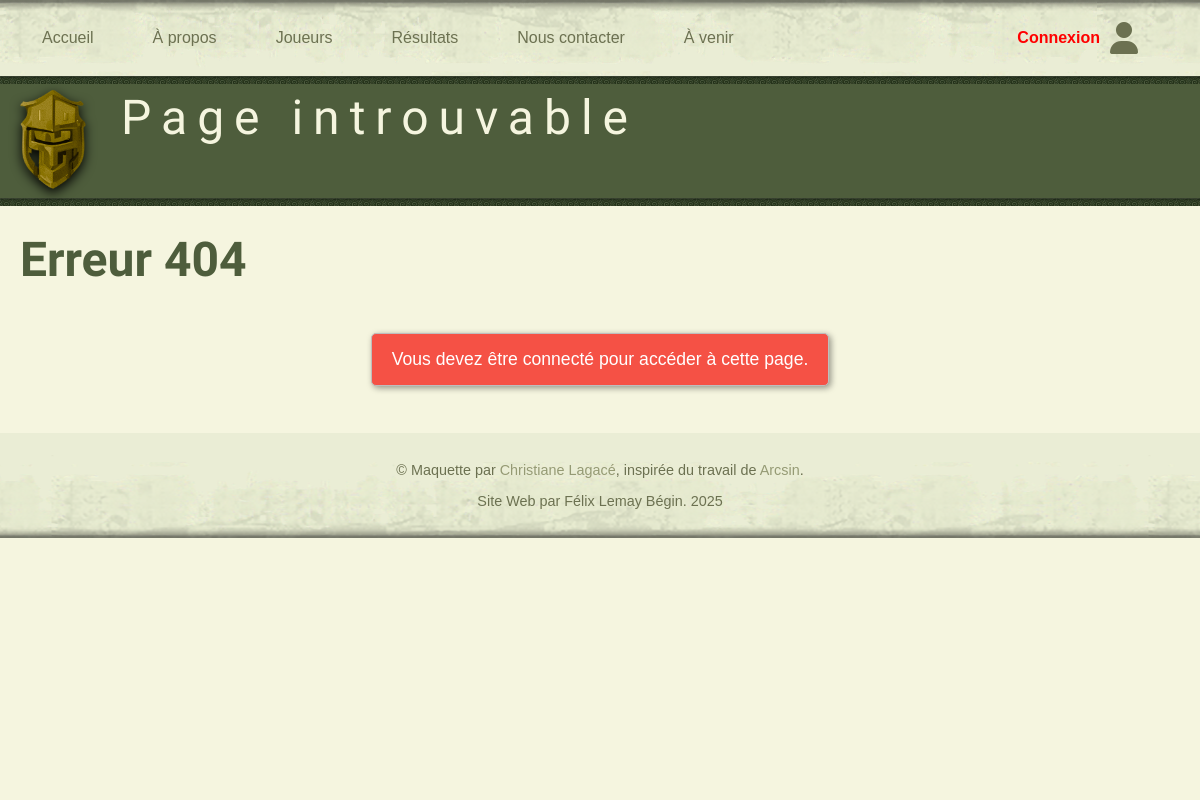
The app's page /formulaire-contact.php, older data.
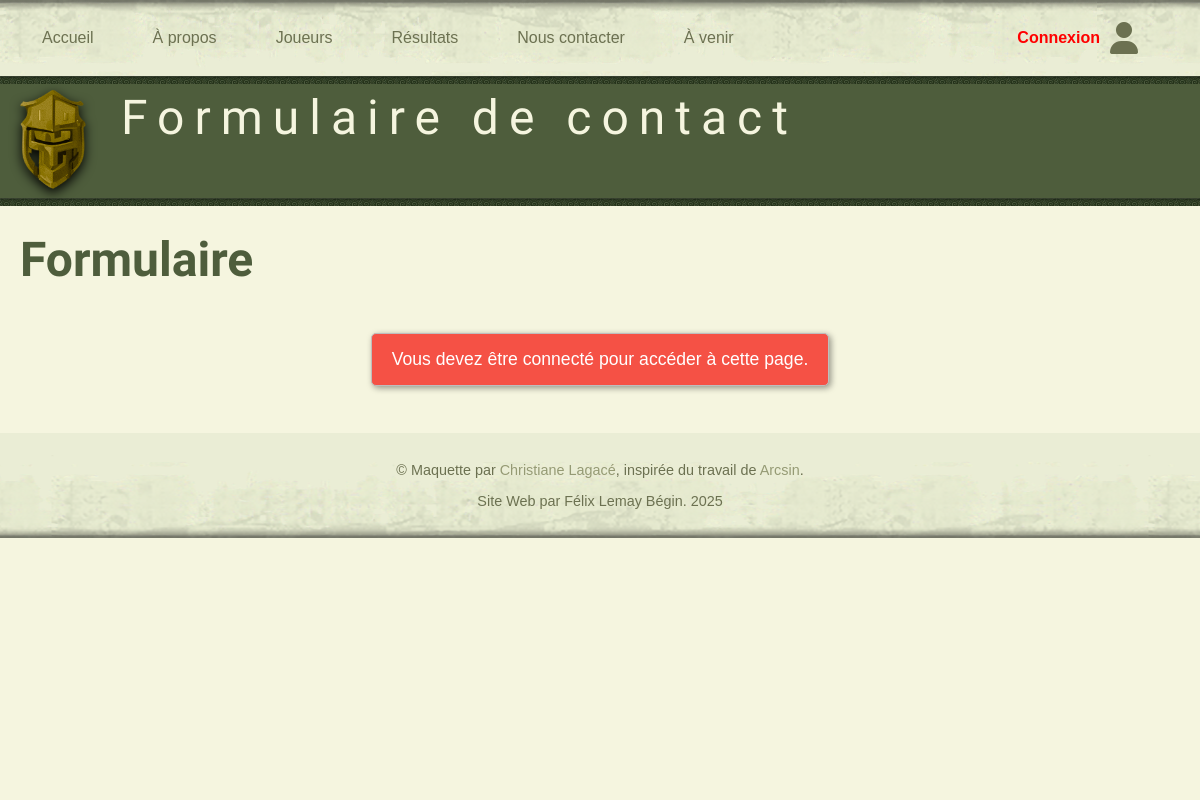
The same page, newer data.
### tables this page shows
CREATE TABLE `pages` (
  `id` int NOT NULL,
  `url` varchar(255) NOT NULL,
  `titre` varchar(60) NOT NULL,
  `description` varchar(150) NOT NULL,
  `h1` varchar(100) NOT NULL,
  `accroche` varchar(255) DEFAULT NULL,
  `public` tinyint(1) NOT NULL,
  `texte` longtext NOT NULL,
  `modification` datetime NOT NULL
);

### include/configuration.inc (called while the page is built, shortened)
<?php
    try {
        $mysqli = new mysqli("127.0.0.1", "root", "mysql", "lanparty_felixlemaybegin");
    } catch (Exception $e) {
        die('Erreur de connexion à la base de données.');
    }
    $mysqli->set_charset("utf8mb4");
    $nomPage = basename($_SERVER['SCRIPT_NAME']);
    $requete = "SELECT titre, description, h1, texte FROM pages WHERE url = ?";
    if ($stmt = $mysqli->prepare($requete)) {
        $stmt->bind_param("s", $nomPage);
        $stmt->execute();
        $stmt->bind_result($titre, $description, $h1, $texte);
        if (!$stmt->fetch()) {
            $titre = "Page introuvable";
            $h1 = "Erreur 404";
        }
    } else {
        die("Erreur SQL : " . $mysqli->error);
    }

### include/entete.inc (the view, shortened to what this page needs)
<?php
    echo "<!DOCTYPE html>";
    echo "<html lang='fr-CA'>";
    echo "<head>";
    echo "    <link rel='stylesheet' href='css/style.css'>";
    echo "    <link rel='stylesheet' href='css/mes-styles.css'>";
    echo "</head>";
    echo "<nav>";
    echo "  <div class='nav-container'>";
    echo "    <div class='nav-gauche'>";
    echo "      <a href='index.php'>Accueil</a>";
    echo "      <a href='a-propos.php'>À propos</a>";
    echo "      <a href='joueurs.php'>Joueurs</a>";
    echo "      <a href='resultats.php'>Résultats</a>";
    echo "      <a href='formulaire-contact.php'>Nous contacter</a>";
    echo "      <a href='a-venir.php'>À venir</a>";
    echo "    </div>";
    echo "    <div class='nav-droite'>";
    if (isset($_SESSION['usager'])) {
        echo '<a href="deconnecter.php" class="icone-auth" title="Déconnexion">';
        echo '<i class="fas fa-sign-out-alt"></i>';
        echo '</a>';
    } else {
        echo '<a href="formulaire-authentification.php" class="icone-auth" title="Connexion">';
        echo '<span class="texte-auth">Connexion</span> <i class="fas fa-user"></i>';
        echo '</a>';
    }
    echo "    </div>";
    echo "  </div>";
    echo "</nav>";
    echo "<div class='separation'></div>";
    echo "<header>";
    echo "    <div class='logo-text container'>";
    echo "        <div class='logo'><img src='medias/commun/logoLanParty.png'></div>";
    echo "        <div>";
    echo "            <div class= title>$titre</div>";
    echo "        </div>";
    echo "    </div>";
    echo "</header>";
    echo "<div class='separation'></div>";
    echo "<div id='main'>";
    echo "    <div class='container'>";
    echo "        <h1>$h1</h1>";
    echo "        <div class='items'>";
    echo "<body>";

Row changes from the older to the newer data that the page shows:
added pages: titre "Formulaire de contact", h1 "Formulaire"
Text that changed along with them:
$titre: "Page introuvable" → (not shown)
$h1: "Erreur 404" → (not shown)
